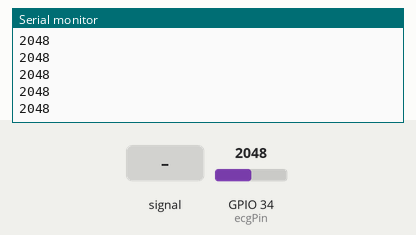
Simulated run of this sketch. Board: ESP32. On the bench: the last lines printed to the serial monitor. The test bench sets the inputs (shaded band); at power-on: GPIO 34 (ecgPin) = 2048.

Above: at 1.2 s.
1.3 s: GPIO 34 (ecgPin) fed a 200 Hz sine of ±327 counts around its level
At 2.4 s:
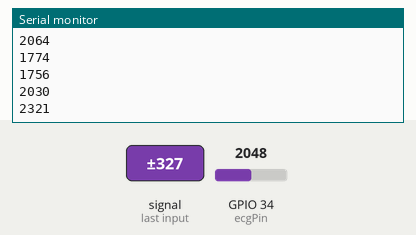
2.8 s: GPIO 34 (ecgPin) set to 2866
At 3.6 s:
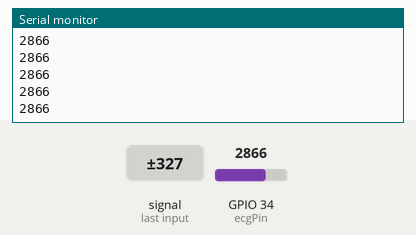
4.3 s: GPIO 34 (ecgPin) fed a 1000 Hz sine of ±1023 counts around its level
5.8 s: GPIO 34 (ecgPin) set to 2047
At 6.9 s:
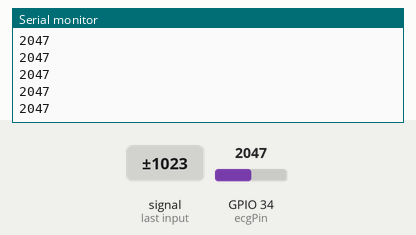
Timing chart, 0 to 8.3 s (numbered marks = the images above; inputs shaded):
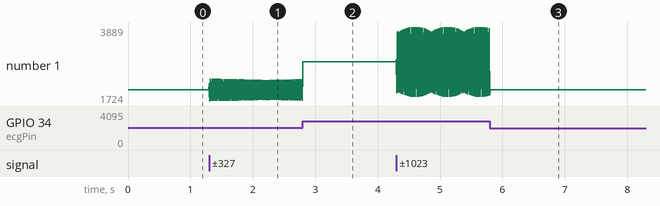

Measured:
- after the input at 1.3 s, the serial monitor: prints a new line at once (image 1)
- plotted number 1: 2048 → 2289 after the input at 1.3 s

The sketch:

ecg_connect_copy_20250521175748.ino
```cpp
const int ecgPin = 34;  // Connect AD8232 OUT to A0 (or any analog pin)

void setup() {
  Serial.begin(115200);   // Start serial communication
}

void loop() {
  int ecgValue = analogRead(ecgPin);  // Read ECG signal (0–1023)
  Serial.println(ecgValue);           // Print value to Serial Plotter
  delay(4);                           // ~250 samples per second (1000 ms / 250)
}
```
